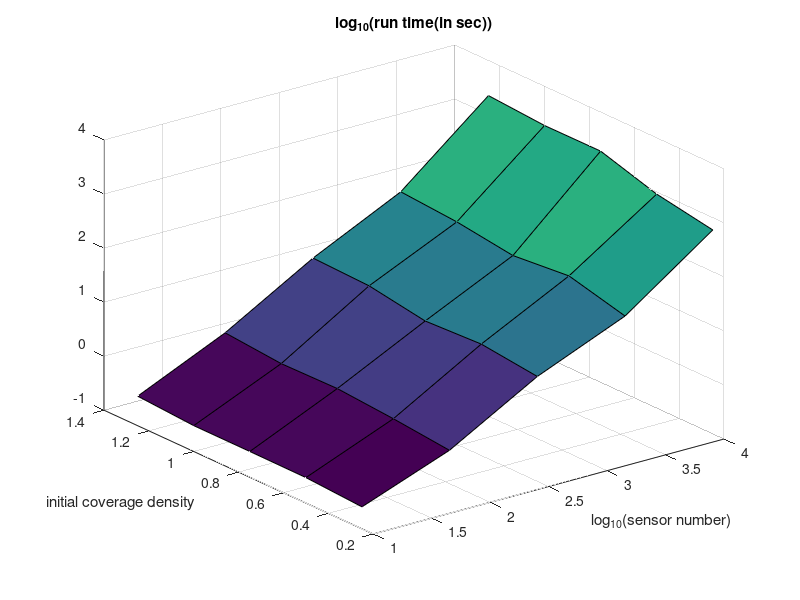

MATLAB code to generate this figure:
M=load('testScriptData28-Apr-2016.csv');
x=[10,56,316,1778,10000];
y=[0.25,0.5,0.75,1,1.25];


leng=size(M,1);
its=M(:,6);

s=0;
i=1;
j=1;
for k=1:leng
    s=s+its(k);
    if mod(k,5)==0 
       a(i,j)=s/5;
       i=i+1;
       s=0;
    elseif i>5
        i=1;
        j=j+1;
        a(i,j)=s/5
        
        s=0;
    end
end

surf(log10(x),y,log10(a))
title('log_{10}(run time(in sec))')
xlabel('log_{10}(sensor number)')
ylabel('initial coverage density')